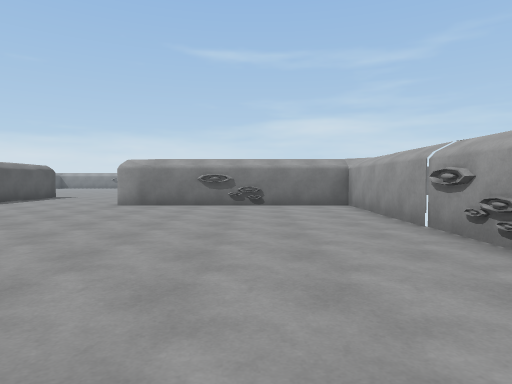
View 1 (above)

24 first-person views from a walk through a 3-D level made in the Unity game engine. The camera is 1.3 m above the floor, tilts 2° down and sees 75° across. The floor is counted in squares, 2 m on a side. Each view is taken from the middle of a square. On the plan, view 1 faces up. The plan holds only what a view shows up to about 10 squares ahead; the rest is blank. The place goes on beyond the plan. The player is left out. Some animated figures are left out.

View 2
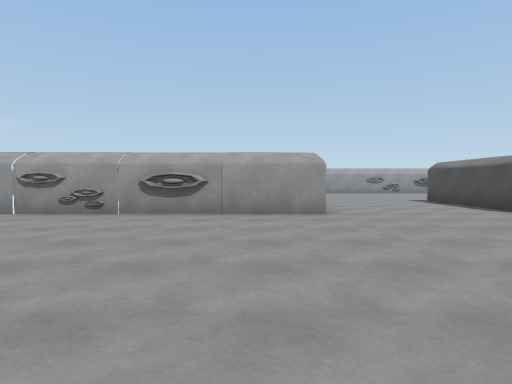

View 3
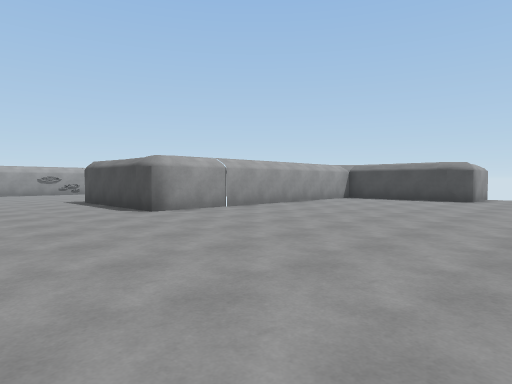

View 4
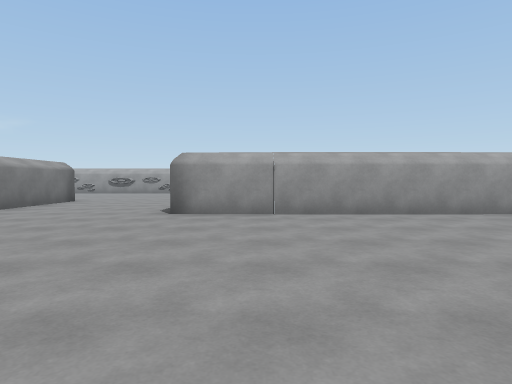

View 5
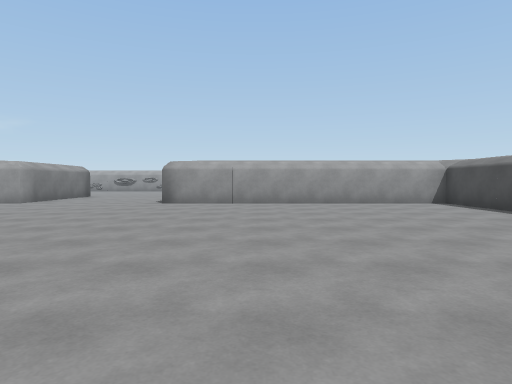

View 6
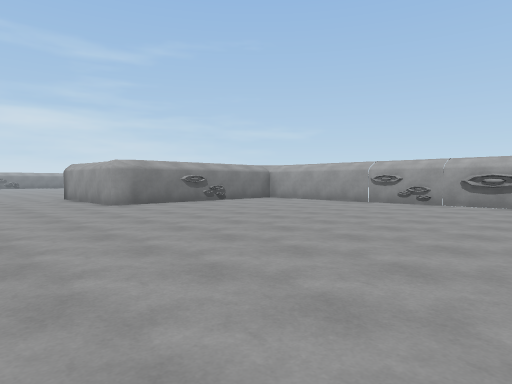

View 7
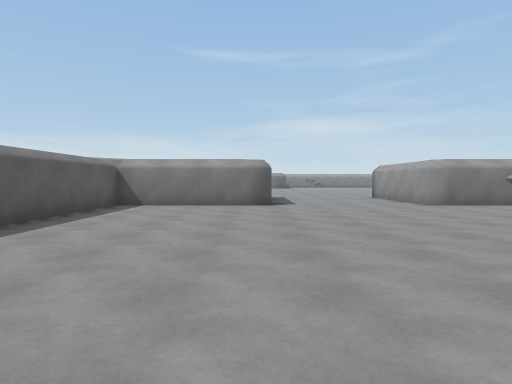

View 8
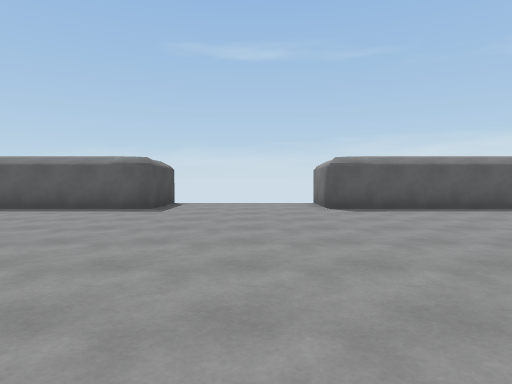

View 9
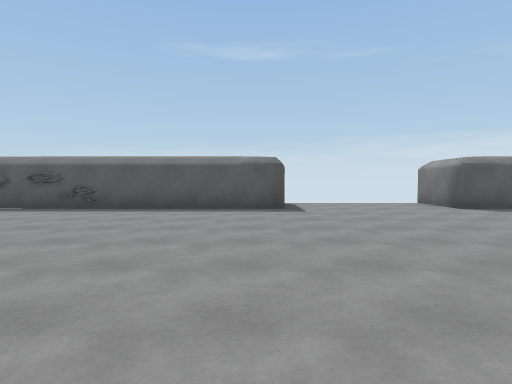

View 10
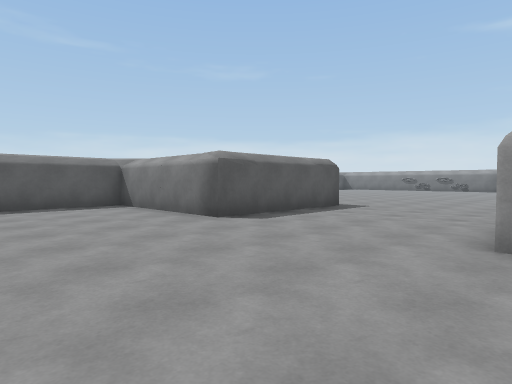

View 11
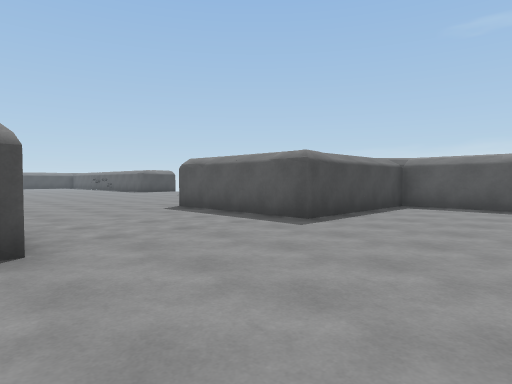

View 12
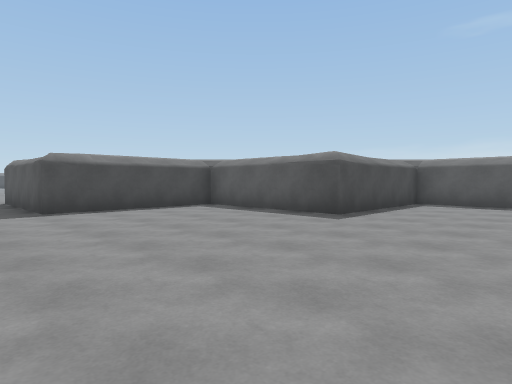

View 13
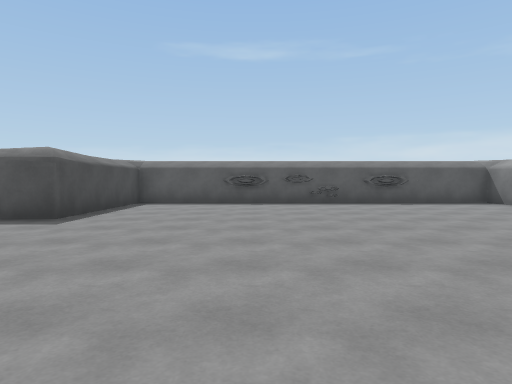

View 14
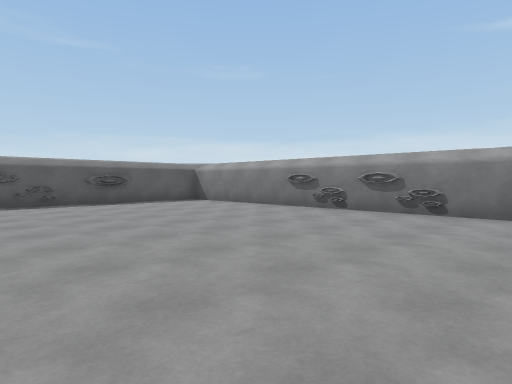

View 15
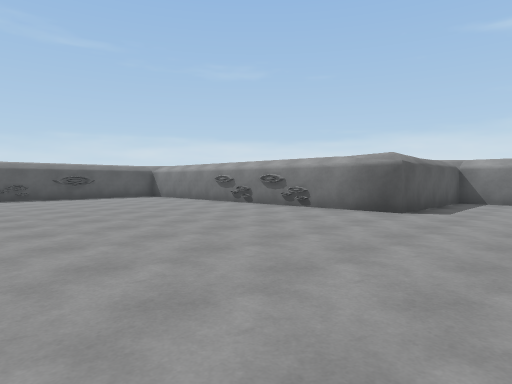

View 16
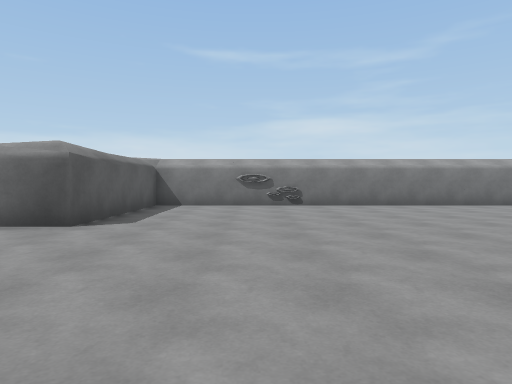

View 17
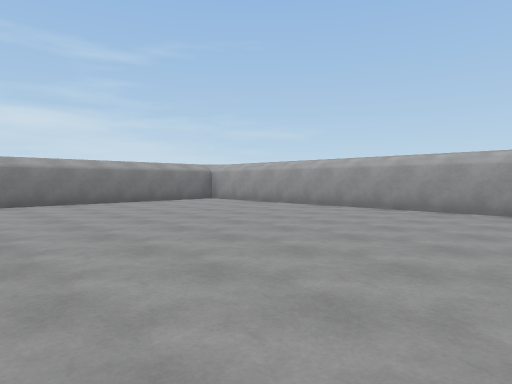

View 18
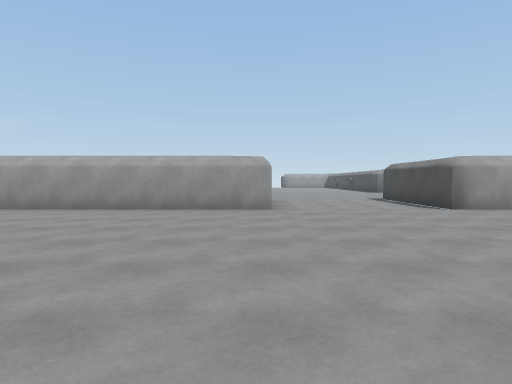

View 19
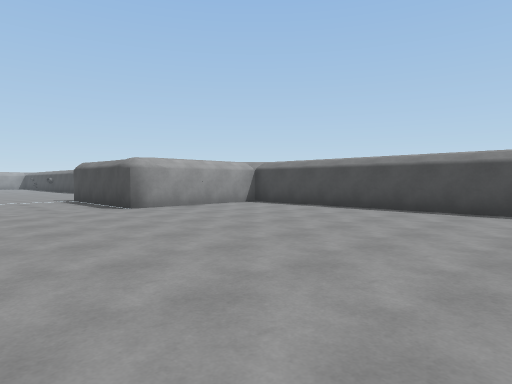

View 20
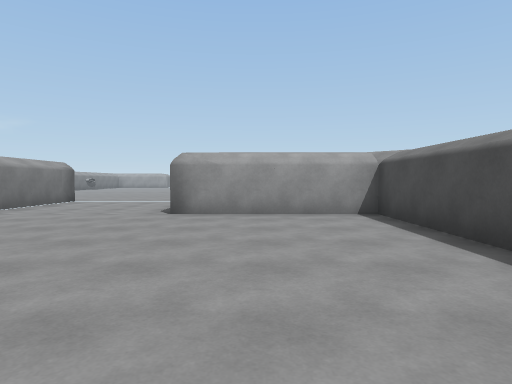

View 21
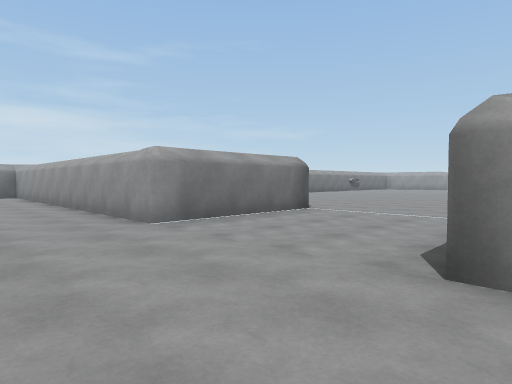

View 22
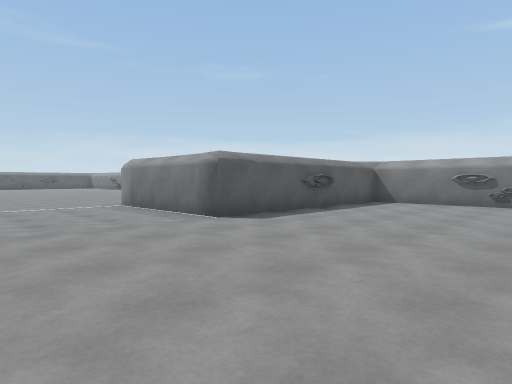

View 23
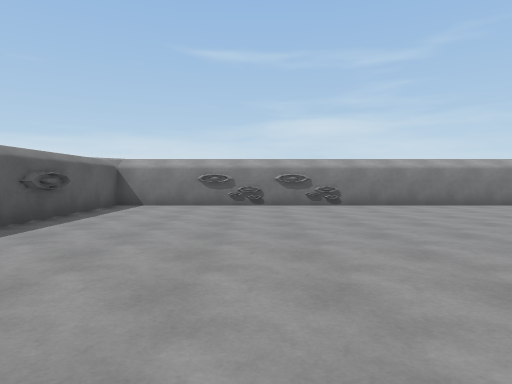

View 24
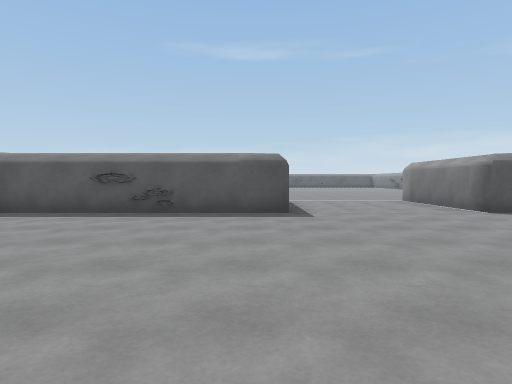

### Floor plan
Points are (right, up) in squares from view 1. A wall is a line through its corners. A room is listed if a view was taken in it or the views show most of it. See-through windows are left out.
Room 1 (views 1, 2, 3, 4, 5, 6, 7, 8, 9, 10)
walls: (6, -1.4) (2.4, -1.4) (2.4, 8.7) (-3.6, 8.7); (2.4, -12.5) (2.4, -5.4) (6.5, -5.4); (-13.6, -1.3) (-11.6, -1.3) (-11.6, -7.9); (-8.6, 8.7) (-11.6, 8.7) (-11.6, 2.7) (-13.6, 2.7)
ways out: opening at (-6, 8.2) to room 2
Room 2 (views 11, 12, 13, 14, 15, 16, 17, 18, 19, 20, 21, 22, 23, 24)
walls: (8.4, 16.8) (8.4, 10.9); (-3.6, 12.6) (4.4, 12.6) (4.4, 16.7) (7.9, 16.7); (3.8, 30.7) (-5.6, 30.7) (-5.6, 26.7) (-15.6, 26.7) (-15.6, 16.7) (-11.6, 16.7) (-11.6, 12.6) (-7.6, 12.6) (-7.6, 8.7) (-8.6, 8.7); (-3.6, 8.7) (-3.6, 10.8); (18.5, 26.7) (8.4, 26.7) (8.4, 20.6) (4.4, 20.7) (4.4, 27.8)
ways out: opening at (-6, 8.2) to room 1

Where each view was taken, in squares from view 1:
view 1: 0 up, 0 right, facing up
view 2: 0 up, 4 left, facing right
view 3: 2 down, 4 left, facing down-right
view 4: 7 down, 4 left, facing right
view 5: 8 down, 7 left, facing right
view 6: 0 up, 7 left, facing up-right
view 7: 0 up, 8 left, facing up
view 8: 1 up, 4 left, facing left
view 9: 2 down, 4 left, facing left
view 10: 5 up, 3 left, facing up-left
view 11: 16 up, 3 left, facing down-left
view 12: 20 up, 6 left, facing down-left
view 13: 20 up, 6 left, facing left
view 14: 20 up, 6 left, facing up-left
view 15: 20 up, 3 left, facing up-left
view 16: 22 up, 3 left, facing up
view 17: 21 up, 3 left, facing up-right
view 18: 21 up, 3 left, facing right
view 19: 20 up, 3 left, facing down-right
view 20: 15 up, 2 left, facing right
view 21: 16 up, 2 right, facing up-right
view 22: 17 up, 13 right, facing up-left
view 23: 18 up, 12 right, facing up
view 24: 16 up, 15 right, facing left
